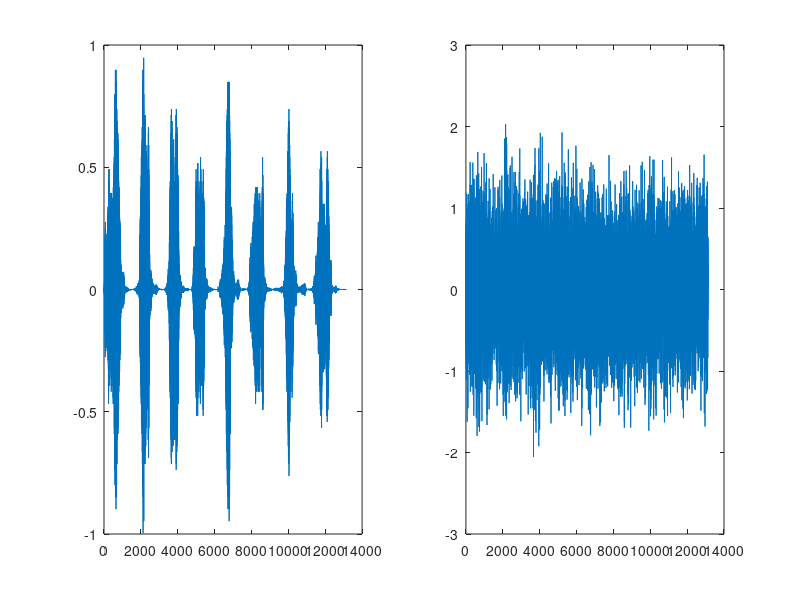
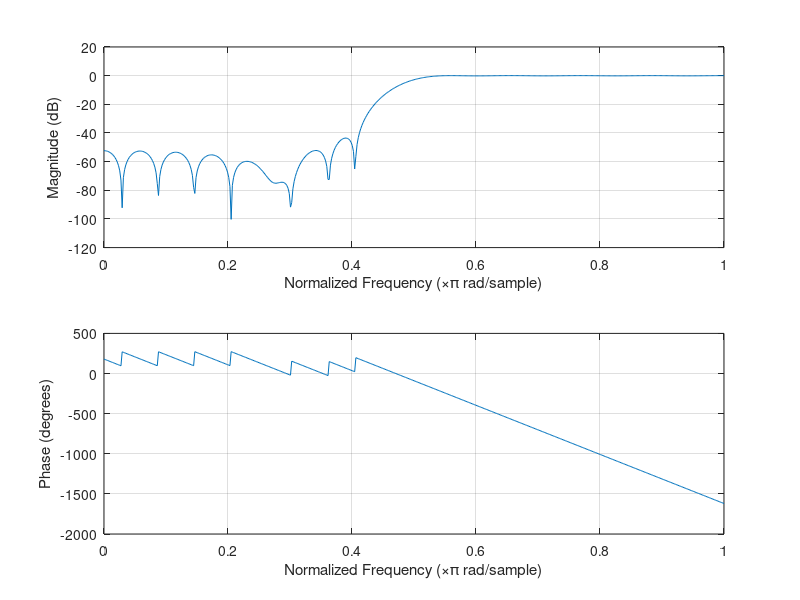
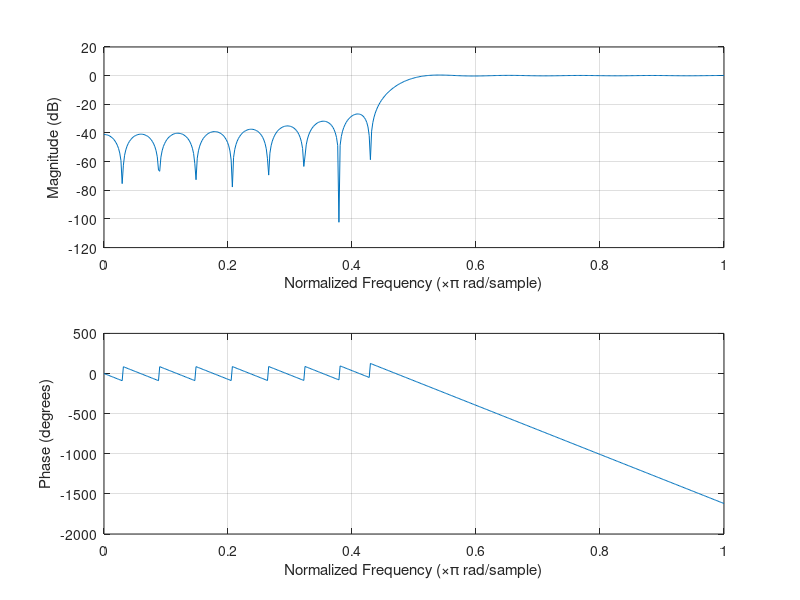
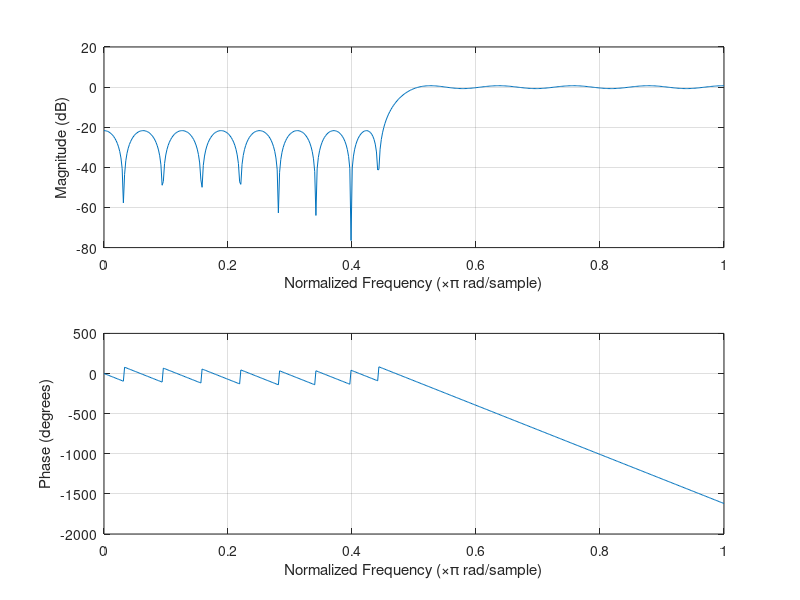

These figures' MATLAB source, in order:
load chirp

y0=y;

noise =0.5*randn(size(y));

Fs = 8919;

yw_ask2 = y0 + noise;

figure
subplot(121);plot(y0)
subplot(122);plot(yw_ask2)

NumFFT = 4096;

F = linspace(-Fs/2,Fs/2,NumFFT);

b1 = fir1(34,0.48,'high',chebwin(35,30));

figure
freqz(b1,1,512);
yf1 = filtfilt(b1,1,yw_ask2);
b2 = firls(34,[0, 0.45, 0.5, 1] , [0 0 1 1]);

figure
freqz(b2,1,512);
yf2 = filtfilt(b2,1,yw_ask2);
b3 = firpm(34,[0, 0.45, 0.5, 1] , [0 0 1 1]);

figure
freqz(b3,1,512);
yf3 = filtfilt(b3,1,yw_ask2);

figure

title('Filter frequency response (dB)')

hold on

plot(F, 20*log10(abs(fftshift(fft(b1,NumFFT)))));

plot(F, 20*log10(abs(fftshift(fft(b2,NumFFT)))));

plot(F, 20*log10(abs(fftshift(fft(b3,NumFFT)))));

legend('fir1','firls','firpm')

hold off

grid on

figure
title('Filter frequency response (dB)')

subplot(131);plot(F, 20*log10(abs(fftshift(fft(b1,NumFFT)))));
legend('fir1')

figure

plot(F, 20*log10(abs(fftshift(fft(b2,NumFFT)))));
legend('firls')

figure

plot(F, 20*log10(abs(fftshift(fft(b3,NumFFT)))));
legend('firpm')

figure

plot(F, abs(fftshift(fft(y0,NumFFT))))
legend('Original Signal')

figure

plot(F, abs(fftshift(fft(yw_ask2,NumFFT))),'r')
legend('Signal + Noise')

figure

plot(F, abs(fftshift(fft(yf3,NumFFT))),'g')
legend('Filtered Signal')

figure

plot(y0(1:100))

figure

plot(y0(end-100:end))

figure

plot(yf1(1:100))
figure

plot(yf1(end-100:end))

figure
plot(yf2(1:100))

figure
plot(yf2(end-100:end))

subplot(427); plot(yf3(1:100))

subplot(428); plot(yf3(end-100:end))

r1 = y0-yf1;

r2 = y0-yf2;

r3 = y0-yf3;

MSE = [mean(r1.^2) mean(r2.^2) mean(r3.^2) ]